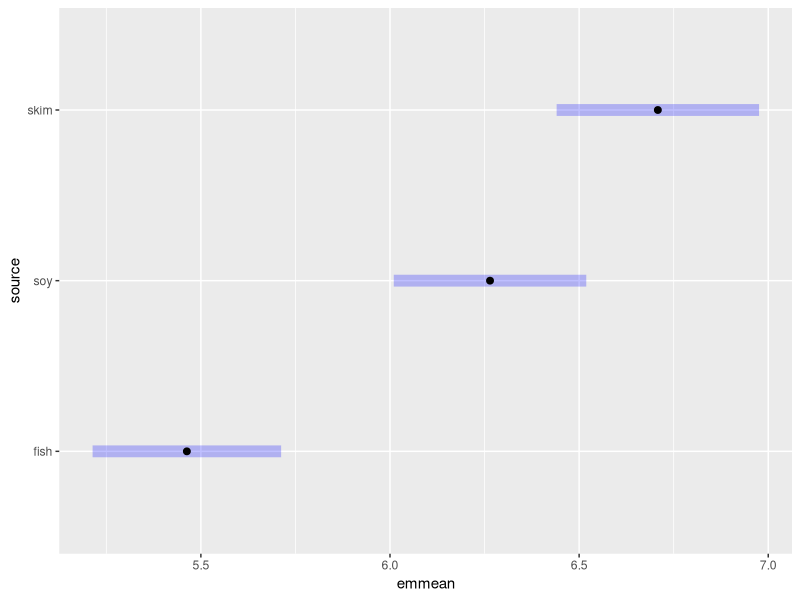
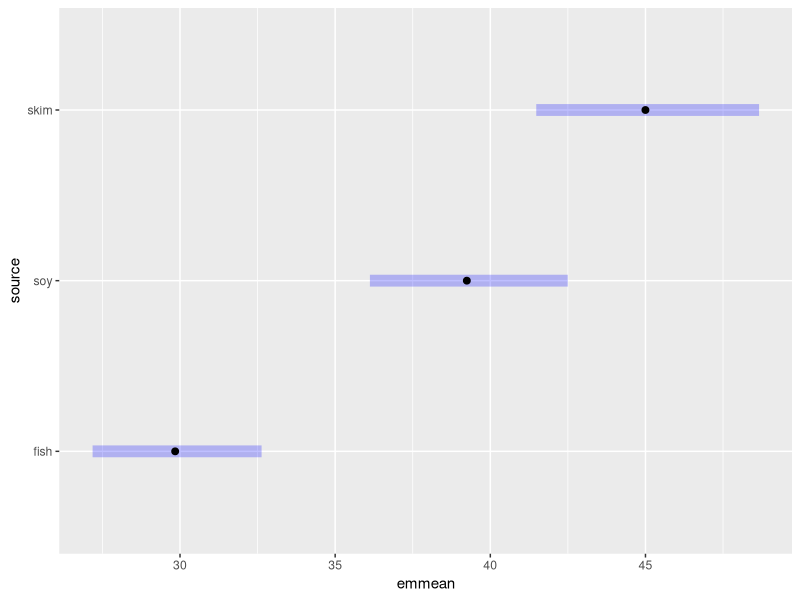
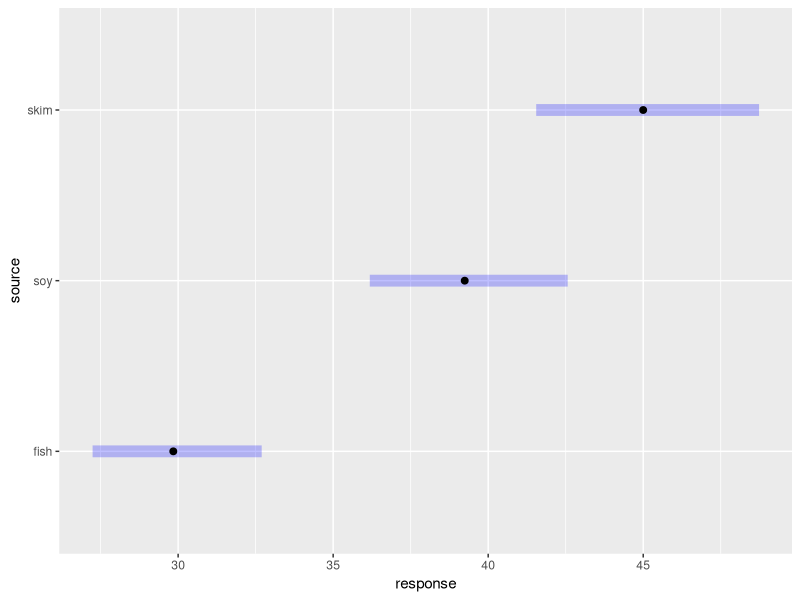
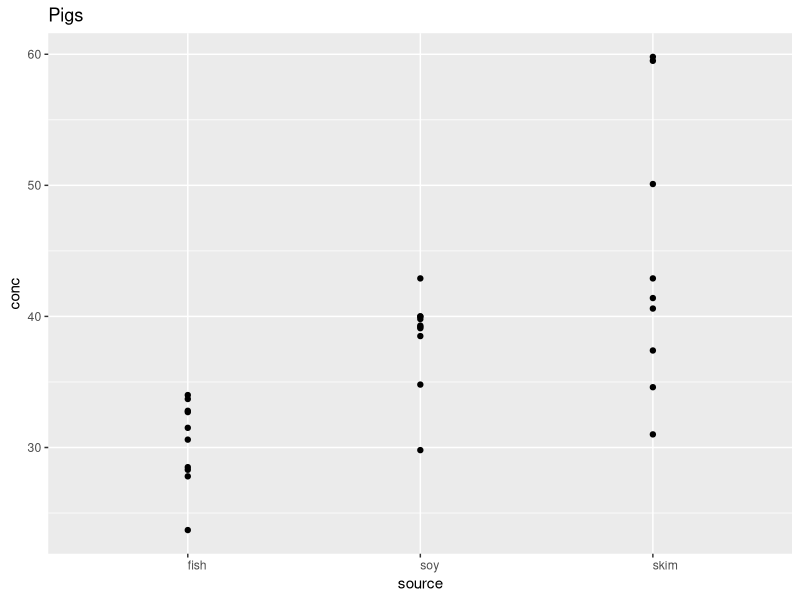
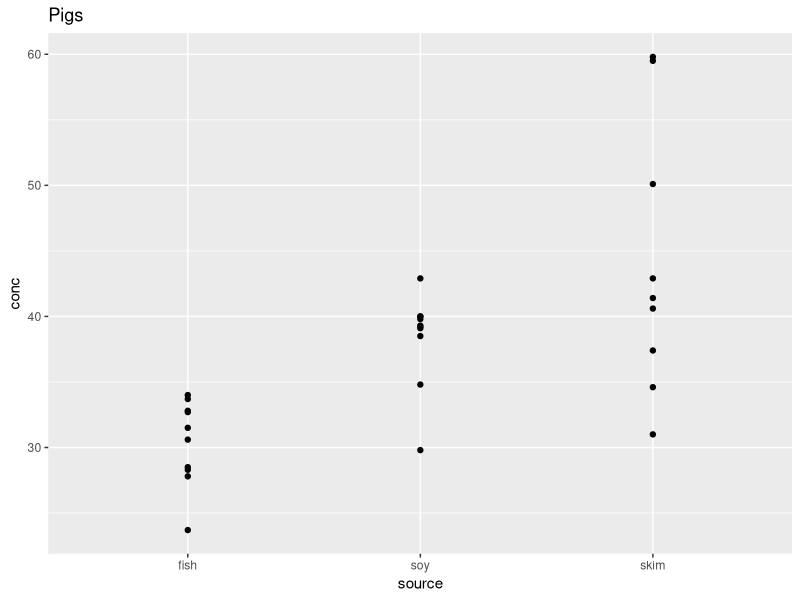
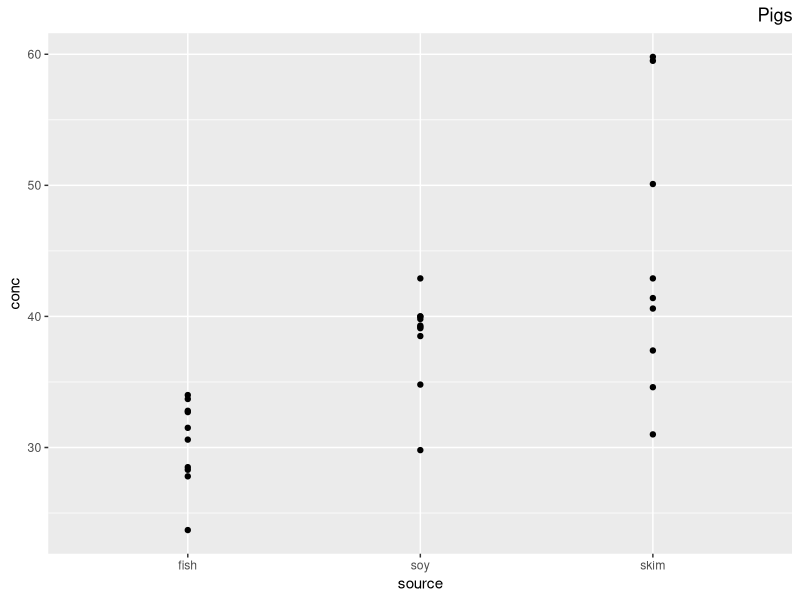
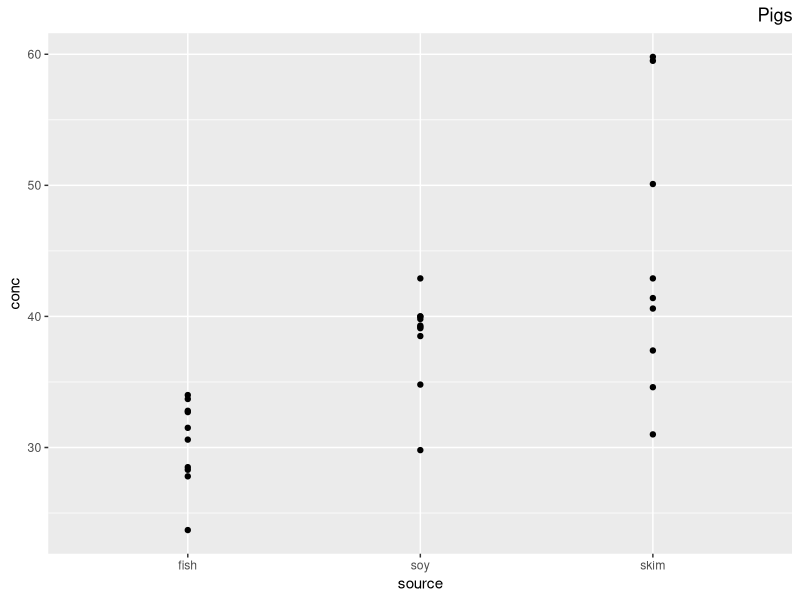
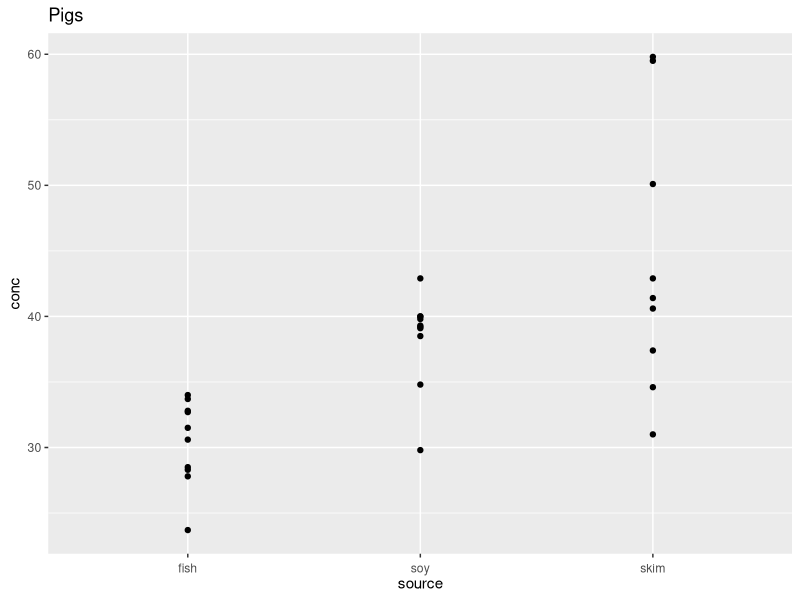

These charts were generated, in order, by the following R code:
## Practice with emmeans ##
#'faking' transformations using 'regrid'
#https://mran.microsoft.com/snapshot/2017-12-11/web/packages/emmeans/vignettes/transformations.html#after
#'This allows us to get ratios from log-normal model

library(emmeans)
library(tidyverse)

data(pigs)
?pigs
glimpse(pigs)

pigroot.lm <- lm(sqrt(conc) ~ source + factor(percent), 
                 data = pigs)
summary(pigroot.lm)

piglog.emm.0 = 
  emmeans(pigroot.lm, "source")

piglog.emm.0

plot(piglog.emm.0) ## on square-root scale

piglog.emm.tf = 
  emmeans(pigroot.lm, "source", type = "response")
 ## clever emmeans figures out that response variable 
  ## was square-rooted 

plot(piglog.emm.tf)
pairs(piglog.emm.tf, type = "response")
#Use 'contrast(regrid(object), ...)' 
#to obtain contrasts of back-transformed estimates

piglog.emm.s <- regrid(emmeans(pigroot.lm, "source"), 
                       transform = "log")

confint(piglog.emm.s, type = "response")

plot(piglog.emm.s, type = "response")

pairs(piglog.emm.s, type = "response")
 ## all pairs
contrast(piglog.emm.s, "trt.vs.ctrl", type = "response")
  ## select pairs-- treatment vs reference

## this is clever, gives ratios ##
## we should use this for reporting changes in infection

## start with log-normal model
## use 'regrid' to fake a log transformation

p = ggplot(pigs, aes(x = source, y = conc)) +
  geom_point() + ggtitle("Pigs")
## hjust and vjust

## hjust = 0 to left-align (start at x = 0)
p + theme(axis.text.x = element_text(hjust = 0))
## left-justified

p +
  theme(plot.title = element_text(hjust = 0)) 
## aligned on left margin

## hjust = 0 to left-align (start at x = 0)
p + 
  theme(plot.title = element_text(hjust = 1)) 

p + 
  theme(plot.title = element_text(hjust = 1)) 

##vjust = 0 to bottom-align, margin at y = 0
p + 
  theme(axis.text.x = element_text(vjust = 0)) 

## vjust = 1 to top-align
p + 
  theme(axis.text.x = element_text(vjust = 1)) +
  ## hjust = 0 to left-align
  theme(axis.title.y = element_text(hjust = 0)) +
  theme(axis.text.y = element_text(vjust = -5))
  ## this puts top margin at lower value of y

###
## Try another model with log link ##
m.log = lm(
  #log1p(conc) ## not recognized
  log(conc + 1) ~ source + percent,
           data = pigs)

summary(m.log)

Emm.model = 
  emmeans(m.log, ~source, type = "response")

Emm.model ## auto-detects transformation

pairs(Emm.model) ## gives us the ratios

## What if we need ratios from model w/o log link?
m.lin = 
  lm(conc  ~ source + percent,
     data = pigs)

emm.m.lin = 
  emmeans(m.lin, ~source)
pairs(emm.m.lin)
# contrast    estimate   SE df t.ratio p.value
# fish - soy     -9.48 2.27 25 -4.182  0.0009 
# fish - skim   -15.62 2.34 25 -6.672  <.0001 
# soy - skim     -6.14 2.30 25 -2.668  0.0341

## type = "response" does not change pairwise tests
emm.m.lin.tf = 
  emmeans(m.lin, ~source, type = "response")
pairs(emm.m.lin.tf)
# contrast    estimate   SE df t.ratio p.value
# fish - soy     -9.48 2.27 25 -4.182  0.0009 
# fish - skim   -15.62 2.34 25 -6.672  <.0001 
# soy - skim     -6.14 2.30 25 -2.668  0.0341

## use regrid() to get ratios

## First use link scale emmeans as input
emm.m.lin

m.lin.emm.s <- 
  regrid(emmeans(emm.m.lin, "source"), transform = "log")

pairs(m.lin.emm.s)

# contrast    estimate     SE df t.ratio p.value
# fish - soy    -0.280 0.0687 25 -4.083  0.0011 
# fish - skim   -0.428 0.0668 25 -6.396  <.0001 
# soy - skim    -0.147 0.0552 25 -2.662  0.0345 

## close but not identical to tests without regrid()


## Does it change if I use backtransformed emmeans as input?

m.lin.emm.s.tf <- 
  regrid(emmeans(emm.m.lin.tf, "source"), transform = "log")
m.lin.emm.s.tf
pairs(m.lin.emm.s.tf)

# contrast    ratio     SE df t.ratio p.value
# fish / soy  0.755 0.0519 25 -4.083  0.0011 
# fish / skim 0.652 0.0436 25 -6.396  <.0001 
# soy / skim  0.863 0.0477 25 -2.662  0.0345
## slightly different from tests without regrid()

library(lme4)
